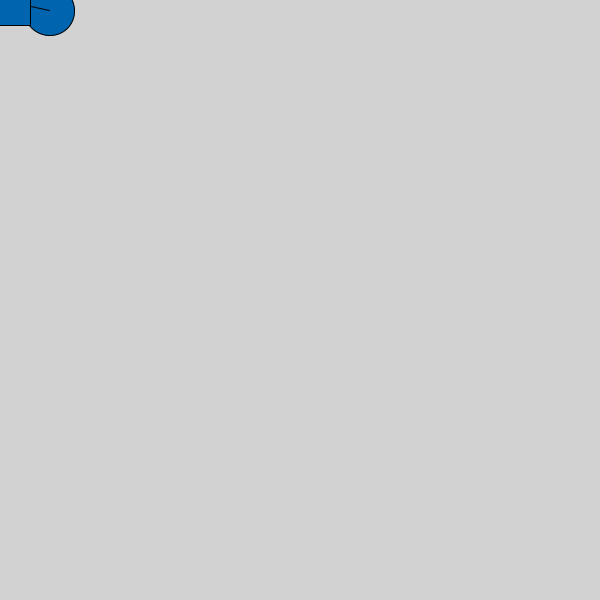
Frame 1 (no input)
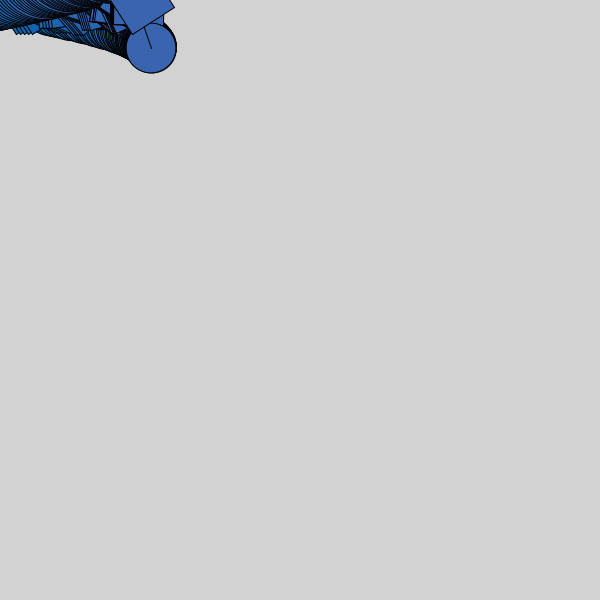
Frame 60 (the mouse pressed at the canvas centre just before this capture)
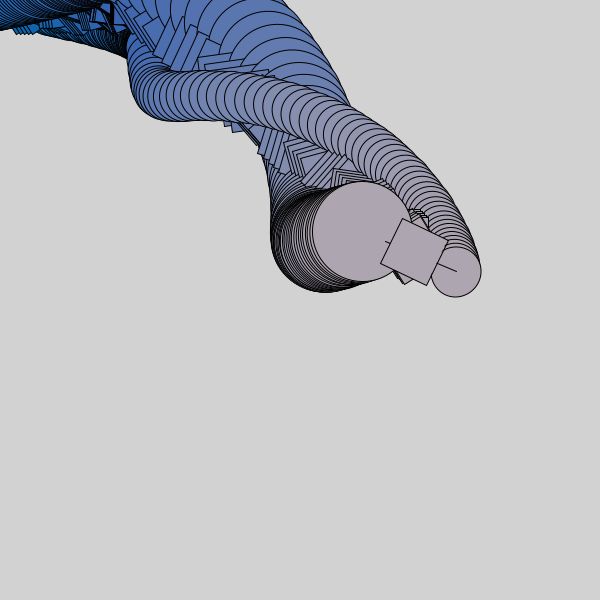
Frame 120 (the mouse held since frame 60 and released just before this capture)

The Processing sketch that drew these frames (run headless with seeded random() and noise(); from frame 60 on, the mouse is pressed at the canvas centre):

// Processing sketch: Week1_HW_PT2
// ── Week1_HW_PT2.pde
float x,y;
float easing = 0.03;

color c;

int r = 0; 

void setup() {
  size(600, 600);
  background(210);

  rectMode(CENTER);
}

void draw() {
  

    //easing 
    float targetX = mouseX;
    float dx = targetX - x;
    x += dx * easing;

    float targetY = mouseY;
    float dy = targetY - y;
    y += dy * easing;

 c = color(map(x, 0, width, 0, 255), 
      map(y, 0, width, 100, 255), 175);
      
      
   

    pushMatrix();
    translate(x, y);
    x= x+5;
    
    //animation of abstract charactor
    rotate(radians(frameCount + y));
  
  
    
    //abstract charactor
    fill(c);
    stroke(0, 255);
    ellipse(-50, -10, 100, 100);
    ellipse(50, 10, 50, 50);
    line(-25, -5, 50, 10);
    popMatrix();
    
    
     pushMatrix();
    translate(x,y);
    r++; 
    rotate(r/5);
    //rotate(radians(frameCount + y));
    fill(c);
    rect(0,0, 50,50);
    popMatrix();
}
